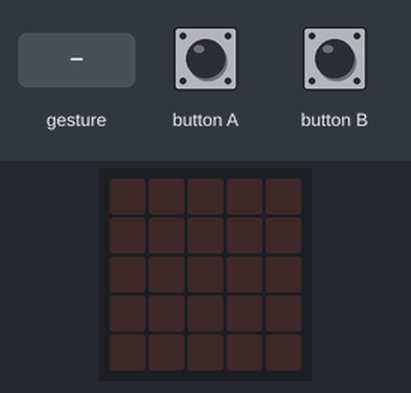
Recording of a program running on a simulated BBC micro:bit (MakeCode). Shown: the board's 5×5 LED display. The test bench sets the inputs (shaded band). Random numbers come from a fixed seed; a tilt is held for 1.5 s and a shake lasts 1 s, then the board lies face up again.

Above: at 1.2 s.
1.3 s: gesture 'shake'
At 2.2 s:
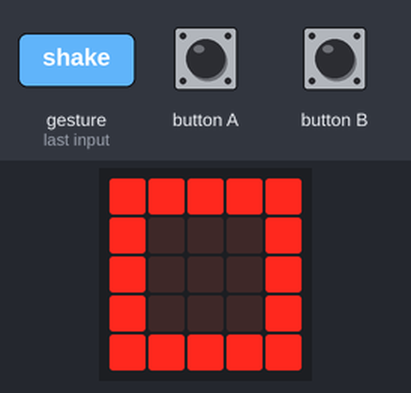
3.0 s: gesture 'shake'
At 3.5 s:
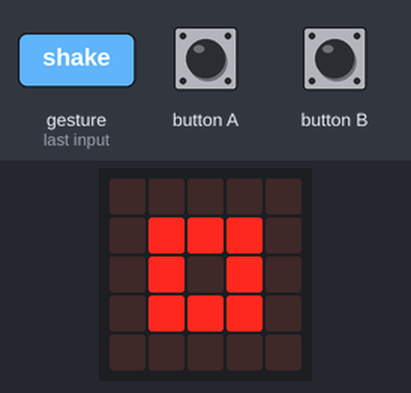
Timing chart, 0 to 6.0 s (numbered marks = the images above; inputs shaded):
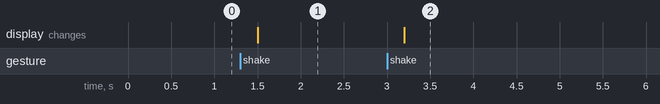

The program:

main.ts
```typescript
input.onButtonPressed(Button.A, function () {
    tool = 0
})
input.onGesture(Gesture.Shake, function () {
    tool = randint(0, 2)
    if (tool == 0) {
        basic.showIcon(IconNames.Square)
    } else if (tool == 1) {
        basic.showIcon(IconNames.Scissors)
    } else {
        basic.showIcon(IconNames.SmallSquare)
    }
})
radio.onReceivedString(function (receivedString) {
    if (tool == 0) {
        basic.showIcon(IconNames.Square)
    } else if (tool == 1) {
        basic.showIcon(IconNames.Scissors)
    } else {
        basic.showIcon(IconNames.SmallSquare)
    }
})
input.onButtonPressed(Button.B, function () {
    tool = 1
})
let tool = 0
radio.setGroup(69)
basic.forever(function () {

})
```

test.ts
```typescript
// aquí va el archivo "tests"; esto no se compilará cuando este paquete se utilice como una extensión.
```

Measured:
- after the input at 1.3 s, the display: changes after 0.20 s (image 1)
- after the input at 3.0 s, the display: changes after 0.20 s (image 2)
